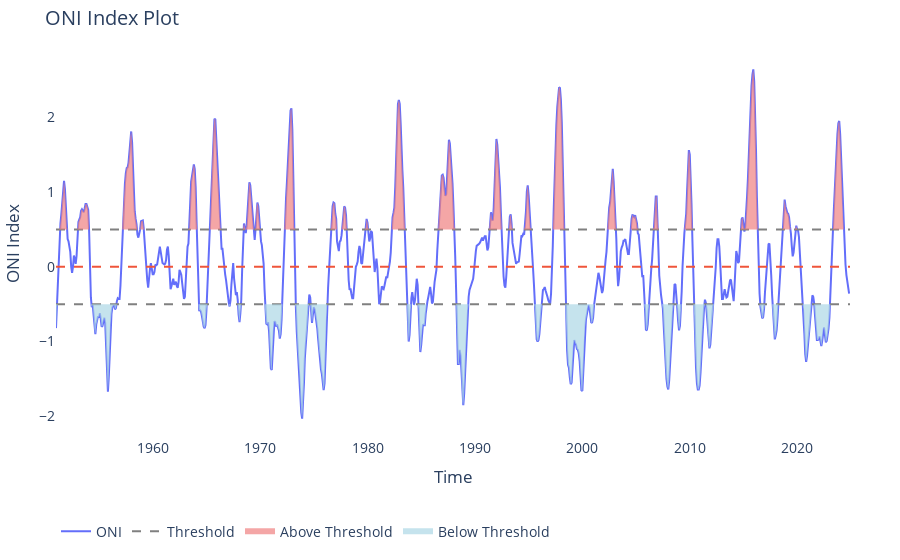

Notebook code for this chart:
### Code cell
lims = [-.5, .5]
plot_oni_index_th(df1, lims = lims)

### Figure 1 — Plotly figure (JSON) as saved in the notebook; plotly's stock layout.template omitted (floating-point values rounded to 4 significant figures; data arrays with more than 128 entries replaced by an {"elided": "..."} marker saying what was removed)
{"data": [{"line": {"color": "#636EFA", "width": 2}, "mode": "lines", "name": "ONI", "type": "scatter", "x": {"elided": "888 str values"}, "y": {"elided": "888 float values"}}, {"line": {"color": "grey", "dash": "dash"}, "mode": "lines", "name": "Threshold", "showlegend": true, "type": "scatter", "x": ["1951-01-01T00:00:00", "2024-12-01T00:00:00"], "y": [-0.5, -0.5]}, {"line": {"color": "#EF553B", "dash": "dash"}, "mode": "lines", "name": "Zero Line", "showlegend": false, "type": "scatter", "x": ["1951-01-01T00:00:00", "2024-12-01T00:00:00"], "y": [0, 0]}, {"line": {"color": "grey", "dash": "dash"}, "mode": "lines", "name": "Threshold", "showlegend": false, "type": "scatter", "x": ["1951-01-01T00:00:00", "2024-12-01T00:00:00"], "y": [0.5, 0.5]}, {"fill": "toself", "fillcolor": "lightcoral", "mode": "none", "name": "Above Threshold", "opacity": 0.7, "type": "scatter", "x": {"elided": "1776 str values"}, "y": {"elided": "1776 float values"}}, {"fill": "toself", "fillcolor": "lightblue", "mode": "none", "name": "Below Threshold", "opacity": 0.7, "type": "scatter", "x": {"elided": "1776 str values"}, "y": {"elided": "1776 float values"}}], "layout": {"font": {"size": 14}, "legend": {"orientation": "h", "y": -0.2}, "margin": {"b": 50, "l": 50, "r": 50, "t": 50}, "plot_bgcolor": "white", "title": {"text": "ONI Index Plot"}, "xaxis": {"title": {"text": "Time"}}, "yaxis": {"title": {"text": "ONI Index"}}}}
